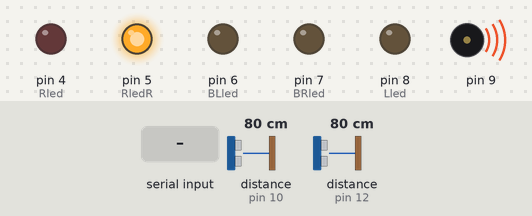
Recording of a sketch running on a simulated Arduino Uno, built with avr-gcc and run on an emulated ATmega328P. Shown: output pins drawn as LEDs (lit = HIGH), buzzer (waves = sounding). Wiring (inferred from the names in the program): 2 × ultrasonic range finder: trigger pin 11, echo pin 10 / trigger pin 13, echo pin 12. The test bench sets the inputs (shaded band); at power-on: distance to the obstacle (sensors on pin 10, pin 12) 80 cm. The echo pulse lasts 58.3 µs per cm; pins used as bus, display or sensor lines are not drawn; what the sketch prints to the serial monitor is not drawn.

Above: at 1.2 s.
1.3 s: "l" received over the second serial link
At 2.2 s:
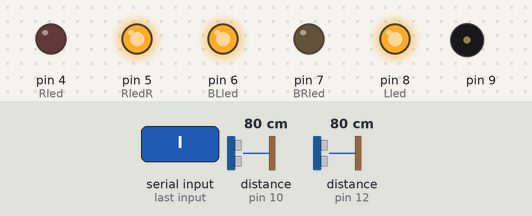
4.3 s: "r" received over the second serial link
At 4.6 s:
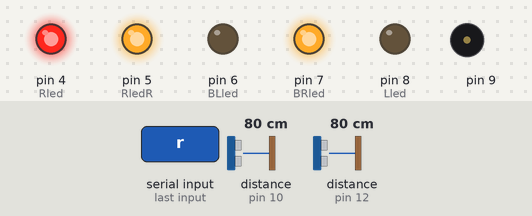
7.3 s: distance to the obstacle (sensor on pin 10) set to 2 cm
At 8.3 s:
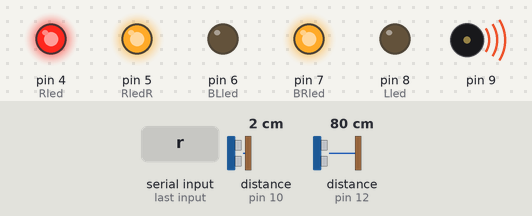
10.3 s: "s" received over the second serial link
At 11.3 s:
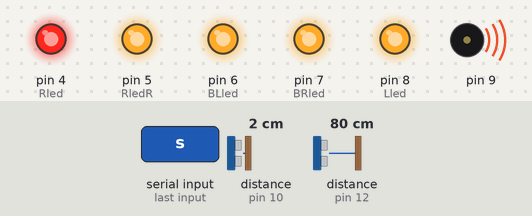
13.3 s: distance to the obstacle (sensor on pin 12) set to 4 cm
At 14.0 s:
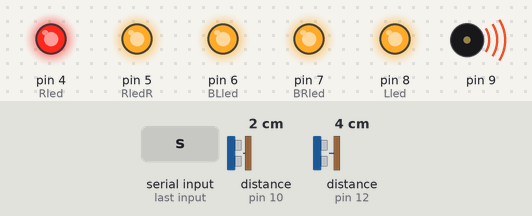
16.3 s: "0" received over the second serial link
At 16.9 s:
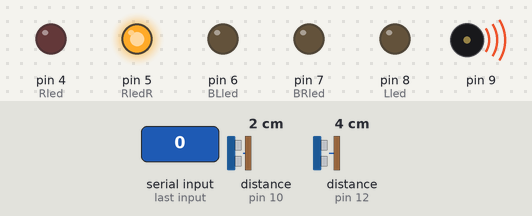
Timing chart, 0 to 19.3 s (numbered marks = the images above; inputs shaded):
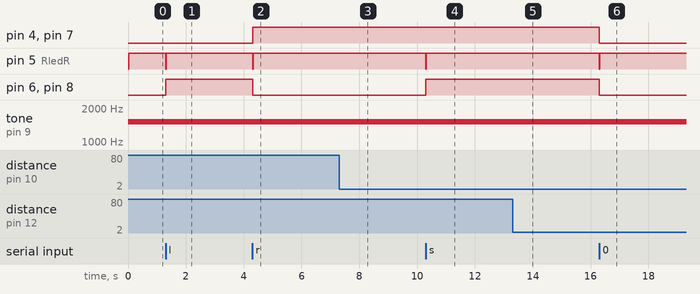

Measured:
- after the input at 1.3 s, pin 5 (RledR): HIGH → LOW at once, → HIGH 0.02 s later; pin 6 (BLled), pin 8 (Lled): LOW → HIGH at once
- after the input at 4.3 s, pin 4 (Rled), pin 7 (BRled): LOW → HIGH at once; pin 5 (RledR): HIGH → LOW at once, → HIGH 0.02 s later; pin 6 (BLled), pin 8 (Lled): HIGH → LOW at once
- after the input at 7.3 s, tone on pin 9: stops changing and stays 1517 Hz
- after the input at 10.3 s, pin 5 (RledR): HIGH → LOW at once, → HIGH 0.02 s later; pin 6 (BLled), pin 8 (Lled): LOW → HIGH at once
- after the input at 13.3 s, tone on pin 9: stays 1517 Hz (without the input it goes to silent after 3.0 s)
- after the input at 16.3 s, pin 4 (Rled), pin 6 (BLled), pin 7 (BRled), pin 8 (Lled): HIGH → LOW at once; pin 5 (RledR): HIGH → LOW at once, → HIGH 0.01 s later
- by itself, tone on pin 9: alternates 1517 Hz for 0.01 s and silent for 0.01 s

The sketch:

twoSonic.ino
```cpp
#include <TimerFreeTone.h>
#include <SoftwareSerial.h>

#define TX 2
#define RX 3
#define Rled 4
#define RledR 5
#define BLled 6
#define BRled 7
#define Lled 8
#define buzzer 9
#define echoB 10
#define trigB 11
#define echoF 12
#define trigF 13


SoftwareSerial BT(TX,RX); // 2번 TX, 3번 RX
unsigned long curtimemillis; // 현재 시간(밀리 초 단위)
unsigned long curtimemicros; // 현재 시간(마이크로 초 단위)
unsigned long ledtimer; // led 점등 시작 시간
unsigned long usstimer; // 초음파 센서 트리거 시간
unsigned long usstimerB;
const int interval = 500; // 0.5초
int sound;
int soundB;
void setup(){
    Serial.begin(9600);
    BT.begin(9600);
    pinMode(Lled,OUTPUT);
    pinMode(Rled,OUTPUT);
    pinMode(BRled,OUTPUT);
    pinMode(BLled,OUTPUT);
    pinMode(RledR, OUTPUT);
    pinMode(trigF,OUTPUT);
    pinMode(echoF,INPUT);
    pinMode(trigB,OUTPUT);
    pinMode(echoB,INPUT);

}

void loop(){
  curtimemillis = millis(); //현재 시간 동기화
  curtimemicros = micros(); //현재 시간 동기화
  char val;
  if(BT.available()){
    digitalWrite(Lled,LOW);
    digitalWrite(Rled,LOW);
    digitalWrite(RledR,LOW);
    digitalWrite(BLled,LOW);
    digitalWrite(BRled,LOW);

    val = BT.read();
    Serial.println(val);
    if(val=='l'){
      digitalWrite(Lled,HIGH);
      digitalWrite(BLled,HIGH);
    }
    else if(val=='r'){
      digitalWrite(Rled,HIGH);
      digitalWrite(BRled,HIGH);
    }
    else if(val=='s'){
       digitalWrite(Lled,HIGH);
       digitalWrite(Rled,HIGH);
      digitalWrite(BLled,HIGH);
      digitalWrite(BRled,HIGH);
    }
    else{

    }
  }

  if(Serial.available()){
    BT.write(Serial.read());
  }

   digitalWrite(trigF,HIGH);
   usstimer = micros();
   if(curtimemicros-usstimer>=10){
      digitalWrite(trigF,LOW);
   }

   unsigned long distance = pulseIn(echoF,HIGH)*34000/1000000/2;
   sound = map(distance, 0, 80, 0, 10);

   Serial.println(distance);

   digitalWrite(trigB,HIGH);
   usstimerB = micros();
   if(curtimemicros-usstimerB>=10){
      digitalWrite(trigB,LOW);
   }

   unsigned long distanceB = pulseIn(echoB,HIGH)*34000/1000000/2;

   Serial.println(distanceB);


   if(distance <= 80){
    TimerFreeTone(buzzer, 1517, 10, 10-sound);
   }
   if(distanceB <= 80){
    digitalWrite(RledR,HIGH);
   }

}
```
